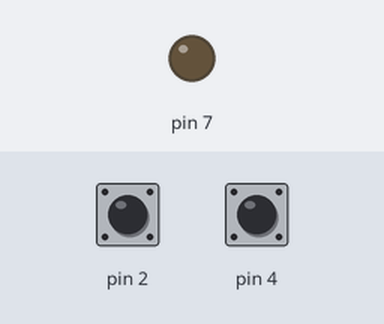
Recording of a sketch running on a simulated Arduino Uno, built with avr-gcc and run on an emulated ATmega328P. On the bench: output pins drawn as LEDs (lit = HIGH). The test bench sets the inputs (shaded band); at power-on: pin 2 HIGH, pin 4 HIGH.

Above: at 1.2 s.
1.3 s: pin 2 pulled LOW for 0.15 s
At 2.3 s:
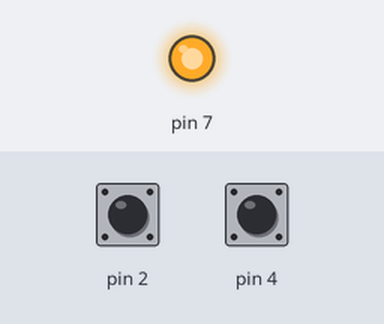
2.9 s: pin 2 pulled LOW for 1 s
At 3.5 s:
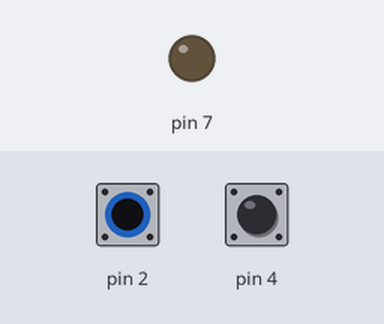
5.4 s: pin 2 pulled LOW for 3.2 s
At 6.6 s:
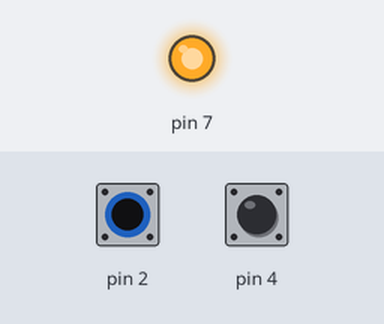
Timing chart, 0 to 8.4 s (numbered marks = the images above; inputs shaded):
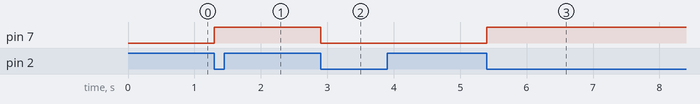

Measured:
- after the input at 1.3 s, pin 7: LOW → HIGH at once
- after the input at 2.9 s, pin 7: HIGH → LOW at once
- after the input at 5.4 s, pin 7: LOW → HIGH at once

The sketch:

led_with_interupts.ino
```cpp
volatile unsigned int interval = 300;
volatile unsigned int intUltimulMoment = 0;
volatile unsigned int pcintUltimulMoment = 0;

//întreruperi externe pe PD2 (INT0) și PD4 (PCINT2_vect)
ISR(INT0_vect) {
  if (millis() > intUltimulMoment + interval) {
    intUltimulMoment = millis();
    PORTD ^= (1 << PD7);
  }
}

ISR(PCINT2_vect) {
  if (((PIND & (1 << PD4)) == 0) && (millis() > intUltimulMoment + interval)) {
    pcintUltimulMoment = millis();
    PORTD ^= (1 << PD7);
  }
}

void setup() {
  // put your setup code here, to run once:
  DDRD |= (1 << PD7);

  DDRD &= ~((1 << PD2) | (1 << PD4));
  PORTD |= ((1 << PD2) | (1 << PD4));

  cli();

  EICRA |= (1 << ISC01);
  EIMSK |= (1 << INT0);

  PCICR |= (1 << PCIE2);
  PCMSK2 |= (1 << PCINT20);

  sei();
}

void loop() {
}
```
